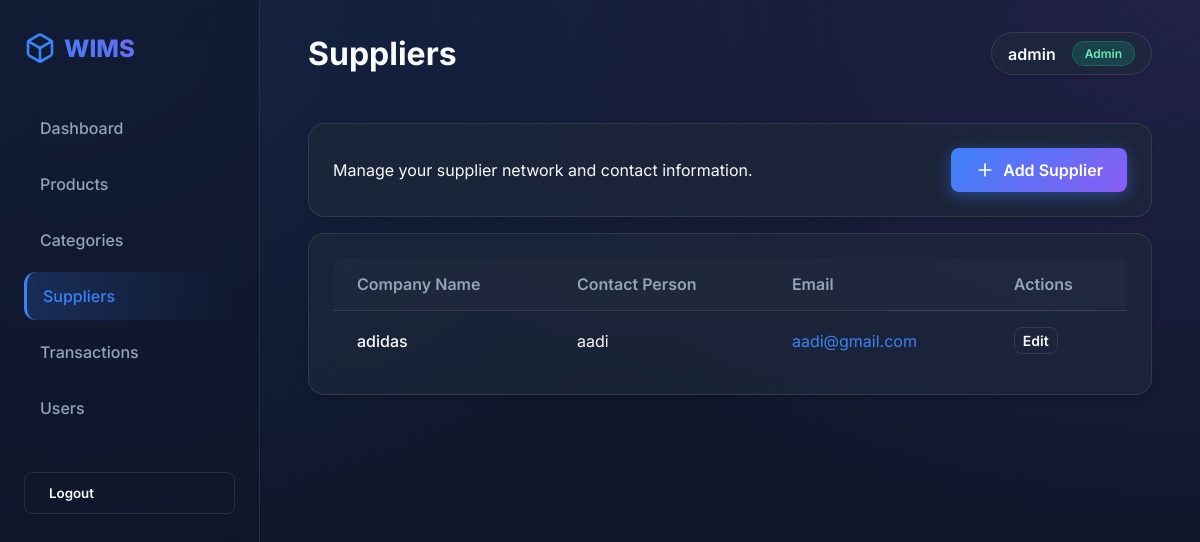
The page /suppliers/ (signed in) on the database as committed earlier.
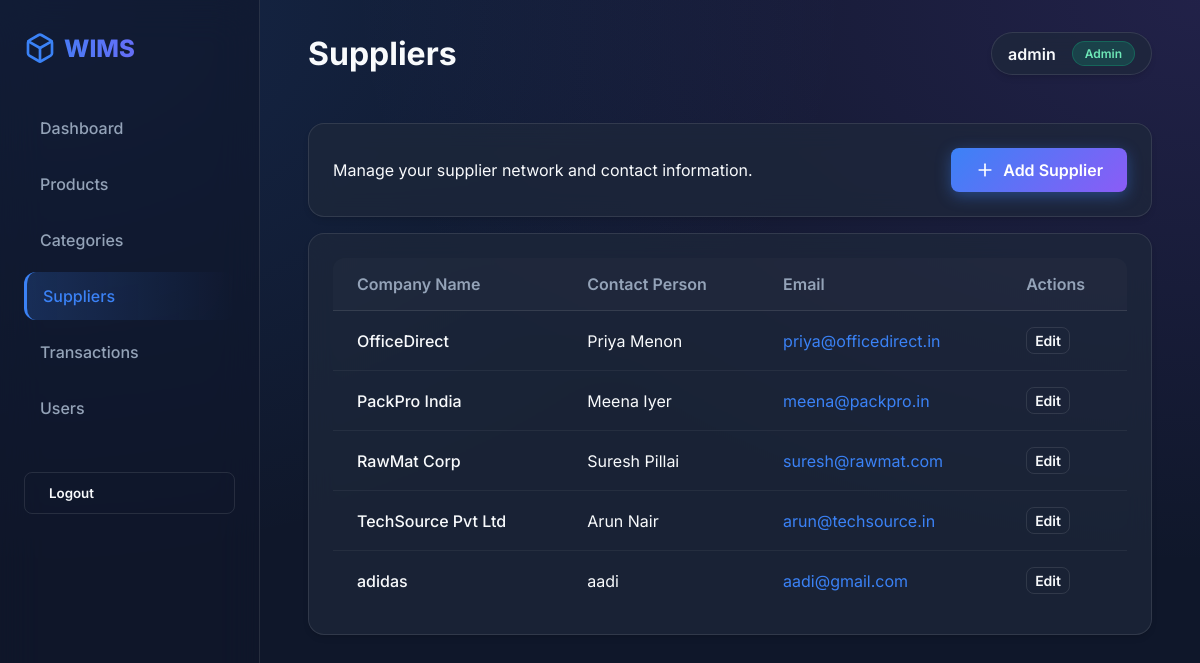
The same page on the database as committed later.
### inventory/models.py (models this page shows, shortened)
class User(AbstractUser):
    ROLE_CHOICES = (
        ("ADMIN", "Admin"),
        ("MANAGER", "Manager"),
        ("STAFF", "Staff"),
    )
    role = models.CharField(max_length=10, choices=ROLE_CHOICES, default="STAFF")

class Supplier(models.Model):
    company_name = models.CharField(max_length=200)
    contact_person = models.CharField(max_length=100)
    email = models.EmailField()
    phone = models.CharField(max_length=20, blank=True)
    class Meta:
        ordering = ["company_name"]

### inventory/views.py (the view)
# urls.py: path("suppliers/", views.supplier_list, name="supplier_list"),
@login_required
def supplier_list(request):
    suppliers = Supplier.objects.all().order_by("company_name")
    return render(request, "inventory/supplier_list.html", {"suppliers": suppliers})

### templates/inventory/supplier_list.html
{% extends "inventory/base.html" %}
{% block page_title %}Suppliers{% endblock %}
{% block content %}
<div class="card glass mb-4">
    <div class="flex justify-between items-center">
        <p class="text-muted">Manage your supplier network and contact information.</p>
        <a href="{% url 'supplier_create' %}" class="btn btn-primary">
            <svg width="20" height="20" viewBox="0 0 24 24" fill="none" stroke="currentColor" stroke-width="2" stroke-linecap="round" stroke-linejoin="round"><line x1="12" y1="5" x2="12" y2="19"></line><line x1="5" y1="12" x2="19" y2="12"></line></svg>
            Add Supplier
        </a>
    </div>
</div>
<div class="card glass">
    <div class="table-container">
        <table>
            <thead>
                <tr>
                    <th>Company Name</th>
                    <th>Contact Person</th>
                    <th>Email</th>
                    <th>Actions</th>
                </tr>
            </thead>
            <tbody>
                {% for supplier in suppliers %}
                <tr>
                    <td style="font-weight: 500;">{{ supplier.company_name }}</td>
                    <td>{{ supplier.contact_person }}</td>
                    <td><a href="mailto:{{ supplier.email }}" style="color: var(--primary); text-decoration: none;">{{ supplier.email }}</a></td>
                    <td>
                        <a href="{% url 'supplier_update' supplier.pk %}" class="btn btn-outline" style="padding: 0.25rem 0.5rem; font-size: 0.875rem;">Edit</a>
                    </td>
                </tr>
                {% empty %}
                <tr>
                    <td colspan="4" class="text-center text-muted">No suppliers found.</td>
                </tr>
                {% endfor %}
            </tbody>
        </table>
    </div>
</div>
{% endblock %}

### templates/inventory/base.html (shortened to what this page needs)
<!DOCTYPE html>
<html lang="en">
<head>
    {% load static %}
    <link rel="stylesheet" href="{% static 'css/styles.css' %}">
</head>
<body>
    {% if user.is_authenticated %}
    <aside class="sidebar">
        <div class="sidebar-logo">
            WIMS
        </div>
        <ul class="nav-links">
            <li class="nav-item">
                <a href="{% url 'dashboard' %}" class="{% if request.resolver_match.url_name == 'dashboard' %}active{% endif %}">
                    Dashboard
                </a>
            </li>
            <li class="nav-item">
                <a href="{% url 'product_list' %}" class="{% if 'product' in request.resolver_match.url_name %}active{% endif %}">
                    Products
                </a>
            </li>
            <li class="nav-item">
                <a href="{% url 'category_list' %}" class="{% if 'category' in request.resolver_match.url_name %}active{% endif %}">
                    Categories
                </a>
            </li>
            <li class="nav-item">
                <a href="{% url 'supplier_list' %}" class="{% if 'supplier' in request.resolver_match.url_name %}active{% endif %}">
                    Suppliers
                </a>
            </li>
            <li class="nav-item">
                <a href="{% url 'transaction_list' %}" class="{% if 'transaction' in request.resolver_match.url_name %}active{% endif %}">
                    Transactions
                </a>
            </li>
            {% if user.role == 'ADMIN' or user.is_superuser %}
            <li class="nav-item">
                <a href="{% url 'user_list' %}" class="{% if 'user' in request.resolver_match.url_name %}active{% endif %}">
                    Users
                </a>
            </li>
            {% endif %}
            <li class="nav-item" style="margin-top: 2rem;">
                <form action="{% url 'logout' %}" method="post">
                    <button type="submit" class="btn btn-outline" style="width: 100%; justify-content: flex-start;">Logout</button>
                </form>
            </li>
        </ul>
    </aside>
    {% endif %}
    <main class="main-content" {% if not user.is_authenticated %}style="margin-left: 0; max-width: 100vw; display: flex; align-items: center; justify-content: center;"{% endif %}>
        {% if user.is_authenticated %}
        <header class="top-header">
            <h1 class="page-title">{% block page_title %}Dashboard{% endblock %}</h1>
            <div class="user-profile glass" style="padding: 0.5rem 1rem; border-radius: 999px;">
                <span style="font-weight: 600;">{{ user.username }}</span>
                <span class="badge badge-success">{{ user.get_role_display }}</span>
            </div>
        </header>
        {% endif %}
        {% block content %}{% endblock %}
    </main>
</body>
</html>

### static/css/styles.css (style rules this page uses)
:root { --bg-dark: #0f172a; --bg-card: rgba(30, 41, 59, 0.7); --primary: #3b82f6; --primary-hover: #2563eb; --accent: #8b5cf6; --text-main: #f8fafc; --text-muted: #94a3b8; --border-color: rgba(255, 255, 255, 0.1); --success: #10b981; --warning: #f59e0b; --danger: #ef4444; --font-main: 'Inter', sans-serif; }
* { box-sizing: border-box; margin: 0; padding: 0; }
body { font-family: var(--font-main); background-color: var(--bg-dark); color: var(--text-main); min-height: 100vh; display: flex; overflow-x: hidden; background-image: radial-gradient(at 0% 0%, rgba(59, 130, 246, 0.15) 0px, transparent 50%), radial-gradient(at 100% 0%, rgba(139, 92, 246, 0.15) 0px, transparent 50%); background-attachment: fixed; }
.glass { background: var(--bg-card); backdrop-filter: blur(12px); -webkit-backdrop-filter: blur(12px); border: 1px solid var(--border-color); border-radius: 16px; box-shadow: 0 4px 6px -1px rgba(0, 0, 0, 0.1), 0 2px 4px -1px rgba(0, 0, 0, 0.06); }
.sidebar { width: 260px; height: 100vh; position: fixed; left: 0; top: 0; padding: 2rem 1.5rem; display: flex; flex-direction: column; z-index: 10; border-right: 1px solid var(--border-color); background: rgba(15, 23, 42, 0.6); backdrop-filter: blur(20px); }
.sidebar-logo { font-size: 1.5rem; font-weight: 800; margin-bottom: 2.5rem; background: linear-gradient(to right, var(--primary), var(--accent)); -webkit-background-clip: text; -webkit-text-fill-color: transparent; display: flex; align-items: center; gap: 0.5rem; }
.nav-links { list-style: none; display: flex; flex-direction: column; gap: 0.5rem; }
.nav-item a { display: flex; align-items: center; gap: 1rem; padding: 0.875rem 1rem; color: var(--text-muted); text-decoration: none; border-radius: 12px; font-weight: 500; }
.nav-item a.active { background: linear-gradient(90deg, rgba(59,130,246,0.2) 0%, transparent 100%); color: var(--primary); border-left: 3px solid var(--primary); }
.main-content { margin-left: 260px; flex: 1; padding: 2rem 3rem; max-width: calc(100vw - 260px); }
.top-header { display: flex; justify-content: space-between; align-items: center; margin-bottom: 3rem; }
.page-title { font-size: 2rem; font-weight: 700; color: var(--text-main); }
.user-profile { display: flex; align-items: center; gap: 1rem; }
.card { padding: 1.5rem; }
.table-container { overflow-x: auto; border-radius: 12px; }
table { width: 100%; border-collapse: separate; border-spacing: 0; text-align: left; }
th { background: rgba(255, 255, 255, 0.02); color: var(--text-muted); font-weight: 600; padding: 1rem 1.5rem; border-bottom: 1px solid var(--border-color); }
td { padding: 1rem 1.5rem; border-bottom: 1px solid rgba(255, 255, 255, 0.05); color: var(--text-main); }
tr:last-child td { border-bottom: none; }
.badge { padding: 0.25rem 0.75rem; border-radius: 9999px; font-size: 0.75rem; font-weight: 600; display: inline-flex; align-items: center; gap: 0.375rem; }
.badge-success { background: rgba(16, 185, 129, 0.2); color: #6ee7b7; border: 1px solid rgba(16, 185, 129, 0.3); }
.btn { display: inline-flex; align-items: center; justify-content: center; gap: 0.5rem; padding: 0.75rem 1.5rem; border-radius: 8px; font-weight: 600; cursor: pointer; border: none; font-family: inherit; text-decoration: none; }
.btn-primary { background: linear-gradient(135deg, var(--primary), var(--accent)); color: white; box-shadow: 0 4px 15px rgba(59, 130, 246, 0.4); }
.btn-outline { background: transparent; border: 1px solid var(--border-color); color: var(--text-main); }
.flex { display: flex; }
.justify-between { justify-content: space-between; }
.items-center { align-items: center; }
.mb-4 { margin-bottom: 1rem; }

Rows that differ between the two databases and show on the page:
added Supplier: company_name "OfficeDirect", contact_person "Priya Menon", email "priya@officedirect.in"
added Supplier: company_name "PackPro India", contact_person "Meena Iyer", email "meena@packpro.in"
added Supplier: company_name "RawMat Corp", contact_person "Suresh Pillai", email "suresh@rawmat.com"
added Supplier: company_name "TechSource Pvt Ltd", contact_person "Arun Nair", email "arun@techsource.in"
